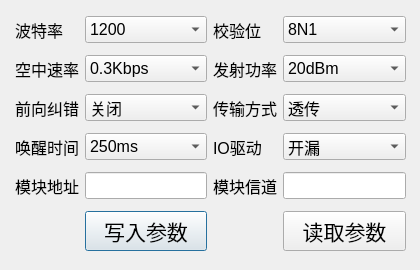
<?xml version="1.0" encoding="UTF-8"?>
<ui version="4.0">
 <class>Config</class>
 <widget class="QDialog" name="Config">
  <property name="geometry">
   <rect>
    <x>0</x>
    <y>0</y>
    <width>420</width>
    <height>270</height>
   </rect>
  </property>
  <property name="windowTitle">
   <string>Dialog</string>
  </property>
  <widget class="QWidget" name="gridLayoutWidget">
   <property name="geometry">
    <rect>
     <x>10</x>
     <y>10</y>
     <width>401</width>
     <height>251</height>
    </rect>
   </property>
   <layout class="QGridLayout" name="gridLayout">
    <property name="leftMargin">
     <number>5</number>
    </property>
    <property name="topMargin">
     <number>0</number>
    </property>
    <property name="rightMargin">
     <number>5</number>
    </property>
    <item row="0" column="0">
     <widget class="QLabel" name="label">
      <property name="font">
       <font>
        <pointsize>12</pointsize>
       </font>
      </property>
      <property name="text">
       <string>波特率</string>
      </property>
     </widget>
    </item>
    <item row="4" column="5">
     <widget class="QComboBox" name="comboBox_config_io">
      <property name="font">
       <font>
        <pointsize>12</pointsize>
       </font>
      </property>
      <item>
       <property name="text">
        <string>开漏</string>
       </property>
      </item>
      <item>
       <property name="text">
        <string>推挽</string>
       </property>
      </item>
     </widget>
    </item>
    <item row="3" column="5">
     <widget class="QComboBox" name="comboBox_config_mode">
      <property name="font">
       <font>
        <pointsize>12</pointsize>
       </font>
      </property>
      <item>
       <property name="text">
        <string>透传</string>
       </property>
      </item>
      <item>
       <property name="text">
        <string>定点</string>
       </property>
      </item>
     </widget>
    </item>
    <item row="3" column="0">
     <widget class="QLabel" name="label_3">
      <property name="font">
       <font>
        <pointsize>12</pointsize>
       </font>
      </property>
      <property name="text">
       <string>前向纠错</string>
      </property>
     </widget>
    </item>
    <item row="4" column="0">
     <widget class="QLabel" name="label_4">
      <property name="font">
       <font>
        <pointsize>12</pointsize>
       </font>
      </property>
      <property name="text">
       <string>唤醒时间</string>
      </property>
     </widget>
    </item>
    <item row="1" column="0">
     <widget class="QLabel" name="label_2">
      <property name="font">
       <font>
        <pointsize>12</pointsize>
       </font>
      </property>
      <property name="text">
       <string>空中速率</string>
      </property>
     </widget>
    </item>
    <item row="5" column="0">
     <widget class="QLabel" name="label_5">
      <property name="font">
       <font>
        <pointsize>12</pointsize>
       </font>
      </property>
      <property name="text">
       <string>模块地址</string>
      </property>
     </widget>
    </item>
    <item row="0" column="5">
     <widget class="QComboBox" name="comboBox_config_parity">
      <property name="font">
       <font>
        <pointsize>12</pointsize>
       </font>
      </property>
      <item>
       <property name="text">
        <string>8N1</string>
       </property>
      </item>
      <item>
       <property name="text">
        <string>8O1</string>
       </property>
      </item>
      <item>
       <property name="text">
        <string>8E1</string>
       </property>
      </item>
     </widget>
    </item>
    <item row="0" column="2">
     <widget class="QComboBox" name="comboBox_config_baud">
      <property name="font">
       <font>
        <pointsize>12</pointsize>
       </font>
      </property>
      <item>
       <property name="text">
        <string>1200</string>
       </property>
      </item>
      <item>
       <property name="text">
        <string>2400</string>
       </property>
      </item>
      <item>
       <property name="text">
        <string>4800</string>
       </property>
      </item>
      <item>
       <property name="text">
        <string>9600</string>
       </property>
      </item>
      <item>
       <property name="text">
        <string>19200</string>
       </property>
      </item>
      <item>
       <property name="text">
        <string>38400</string>
       </property>
      </item>
      <item>
       <property name="text">
        <string>57600</string>
       </property>
      </item>
      <item>
       <property name="text">
        <string>115200</string>
       </property>
      </item>
     </widget>
    </item>
    <item row="0" column="3">
     <widget class="QLabel" name="label_6">
      <property name="font">
       <font>
        <pointsize>12</pointsize>
       </font>
      </property>
      <property name="text">
       <string>校验位</string>
      </property>
     </widget>
    </item>
    <item row="1" column="2">
     <widget class="QComboBox" name="comboBox_config_speedinair">
      <property name="font">
       <font>
        <pointsize>12</pointsize>
       </font>
      </property>
      <item>
       <property name="text">
        <string>0.3Kbps</string>
       </property>
      </item>
      <item>
       <property name="text">
        <string>1.2Kbps</string>
       </property>
      </item>
      <item>
       <property name="text">
        <string>2.4Kbps</string>
       </property>
      </item>
      <item>
       <property name="text">
        <string>4.8Kbps</string>
       </property>
      </item>
      <item>
       <property name="text">
        <string>9.6Kbps</string>
       </property>
      </item>
      <item>
       <property name="text">
        <string>19.2Kbps</string>
       </property>
      </item>
     </widget>
    </item>
    <item row="1" column="3">
     <widget class="QLabel" name="label_7">
      <property name="font">
       <font>
        <pointsize>12</pointsize>
       </font>
      </property>
      <property name="text">
       <string>发射功率</string>
      </property>
     </widget>
    </item>
    <item row="3" column="3">
     <widget class="QLabel" name="label_8">
      <property name="font">
       <font>
        <pointsize>12</pointsize>
       </font>
      </property>
      <property name="text">
       <string>传输方式</string>
      </property>
     </widget>
    </item>
    <item row="4" column="3">
     <widget class="QLabel" name="label_9">
      <property name="font">
       <font>
        <pointsize>12</pointsize>
       </font>
      </property>
      <property name="text">
       <string>IO驱动</string>
      </property>
     </widget>
    </item>
    <item row="5" column="3">
     <widget class="QLabel" name="label_10">
      <property name="font">
       <font>
        <pointsize>12</pointsize>
       </font>
      </property>
      <property name="text">
       <string>模块信道</string>
      </property>
     </widget>
    </item>
    <item row="3" column="2">
     <widget class="QComboBox" name="comboBox_config_errcheck">
      <property name="font">
       <font>
        <pointsize>12</pointsize>
       </font>
      </property>
      <item>
       <property name="text">
        <string>关闭</string>
       </property>
      </item>
      <item>
       <property name="text">
        <string>打开</string>
       </property>
      </item>
     </widget>
    </item>
    <item row="4" column="2">
     <widget class="QComboBox" name="comboBox_config_wakeuptime">
      <property name="font">
       <font>
        <pointsize>12</pointsize>
       </font>
      </property>
      <item>
       <property name="text">
        <string>250ms</string>
       </property>
      </item>
      <item>
       <property name="text">
        <string>500ms</string>
       </property>
      </item>
      <item>
       <property name="text">
        <string>750ms</string>
       </property>
      </item>
      <item>
       <property name="text">
        <string>1000ms</string>
       </property>
      </item>
      <item>
       <property name="text">
        <string>1250ms</string>
       </property>
      </item>
      <item>
       <property name="text">
        <string>1500ms</string>
       </property>
      </item>
      <item>
       <property name="text">
        <string>1750ms</string>
       </property>
      </item>
      <item>
       <property name="text">
        <string>2000ms</string>
       </property>
      </item>
     </widget>
    </item>
    <item row="5" column="2">
     <widget class="QLineEdit" name="lineEdit_config_loraaddress">
      <property name="font">
       <font>
        <pointsize>12</pointsize>
       </font>
      </property>
     </widget>
    </item>
    <item row="1" column="5">
     <widget class="QComboBox" name="comboBox_config_senddb">
      <property name="font">
       <font>
        <pointsize>12</pointsize>
       </font>
      </property>
      <item>
       <property name="text">
        <string>20dBm</string>
       </property>
      </item>
      <item>
       <property name="text">
        <string>17dBm</string>
       </property>
      </item>
      <item>
       <property name="text">
        <string>14dBm</string>
       </property>
      </item>
      <item>
       <property name="text">
        <string>10dBm</string>
       </property>
      </item>
     </widget>
    </item>
    <item row="5" column="5">
     <widget class="QLineEdit" name="lineEdit_config_channel">
      <property name="font">
       <font>
        <pointsize>12</pointsize>
       </font>
      </property>
     </widget>
    </item>
    <item row="6" column="2">
     <widget class="QPushButton" name="pushButton_writepar">
      <property name="font">
       <font>
        <pointsize>16</pointsize>
       </font>
      </property>
      <property name="text">
       <string>写入参数</string>
      </property>
     </widget>
    </item>
    <item row="6" column="5">
     <widget class="QPushButton" name="pushButton_readpar">
      <property name="font">
       <font>
        <pointsize>16</pointsize>
       </font>
      </property>
      <property name="text">
       <string>读取参数</string>
      </property>
     </widget>
    </item>
   </layout>
  </widget>
 </widget>
 <resources/>
 <connections/>
</ui>
